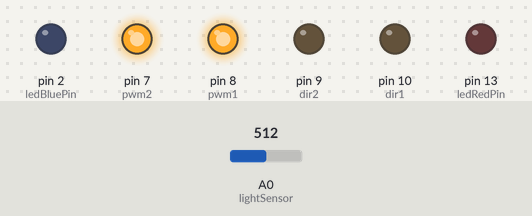
The sketch below on a simulated Arduino Uno, built with avr-gcc and run on an emulated ATmega328P. Parts: output pins drawn as LEDs (lit = HIGH). Dashed ring = blinking. Inputs (shaded band) come from the test bench; at power-on: A0 (lightSensor) = 512.

Above: at 1.2 s.
1.3 s: A0 (lightSensor) set to 492
At 1.75 s:
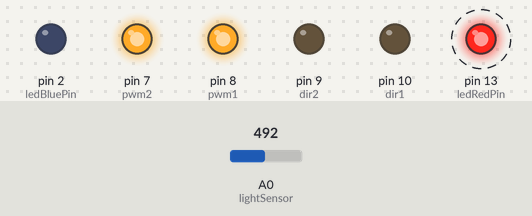
4.3 s: A0 (lightSensor) set to 510
At 5.5 s:
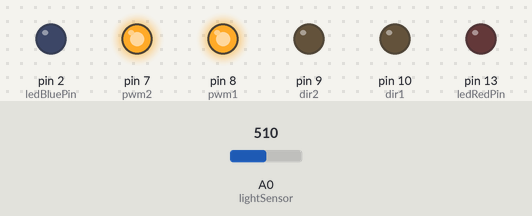
5.8 s: A0 (lightSensor) set to 490
At 6.4 s:
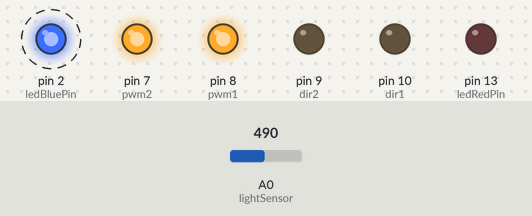
8.8 s: A0 (lightSensor) set to 511
At 10.1 s:
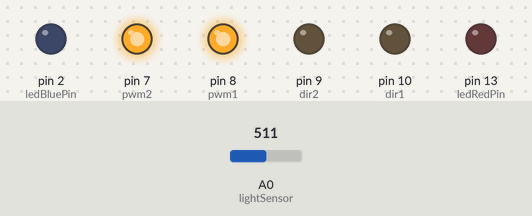
Timing chart, 0 to 11.3 s (numbered marks = the images above; inputs shaded):
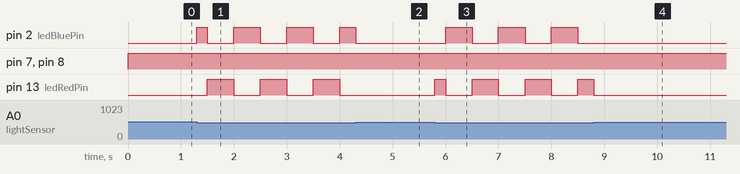

Measured:
- the behaviour switches between 500 and 499 on A0 (lightSensor) (found by bisection; images 0 and 1)
- after the input at 1.3 s, pin 2 (ledBluePin): LOW → HIGH at once, then repeats every 1.0 s: LOW 0.50 s, HIGH 0.50 s; pin 13 (ledRedPin): alternates HIGH for 0.50 s and LOW for 0.50 s, starting after 0.20 s
- after the input at 4.3 s, pin 13 (ledRedPin): stays LOW (without the input it goes to HIGH after 0.20 s)
- after the input at 5.8 s, pin 2 (ledBluePin): alternates HIGH for 0.50 s and LOW for 0.50 s, starting after 0.20 s; pin 13 (ledRedPin): LOW → HIGH at once, then repeats every 1.0 s: LOW 0.50 s, HIGH 0.50 s
- after the input at 8.8 s, pin 2 (ledBluePin): stops changing and stays LOW

The sketch:

Letry_Shadow_Move_Police.ino
```cpp
int lightSensor = A0;
int sensorValue = 0;
int ledRedPin = 13;
int ledBluePin = 2;
int dir1 = 10;
int dir2 = 9;
int pwm1 = 8;
int pwm2 = 7;


void setup() {
  // declare the ledPin as an OUTPUT:
  pinMode(ledRedPin, OUTPUT);
  pinMode(ledBluePin, OUTPUT);
  pinMode(dir1, OUTPUT);
  pinMode(dir2, OUTPUT);
  pinMode(pwm1, OUTPUT);
  pinMode(pwm2, OUTPUT);
}

void loop() {
  sensorValue = analogRead(lightSensor);
  if(sensorValue < 500)
  {
  if(millis() % 1000 > 500)
  {
    digitalWrite(ledRedPin, HIGH);
    digitalWrite(ledBluePin, LOW);
  }
  else
  {
    digitalWrite(ledRedPin, LOW);
    digitalWrite(ledBluePin, HIGH);
  }
  analogWrite(pwm1, 128);
  analogWrite(pwm2, 128);
  }
  else
  {
  digitalWrite(ledRedPin, LOW);
  digitalWrite(ledBluePin, LOW);
  analogWrite(pwm1, 255);
  analogWrite(pwm2, 255);
  }


}
```
